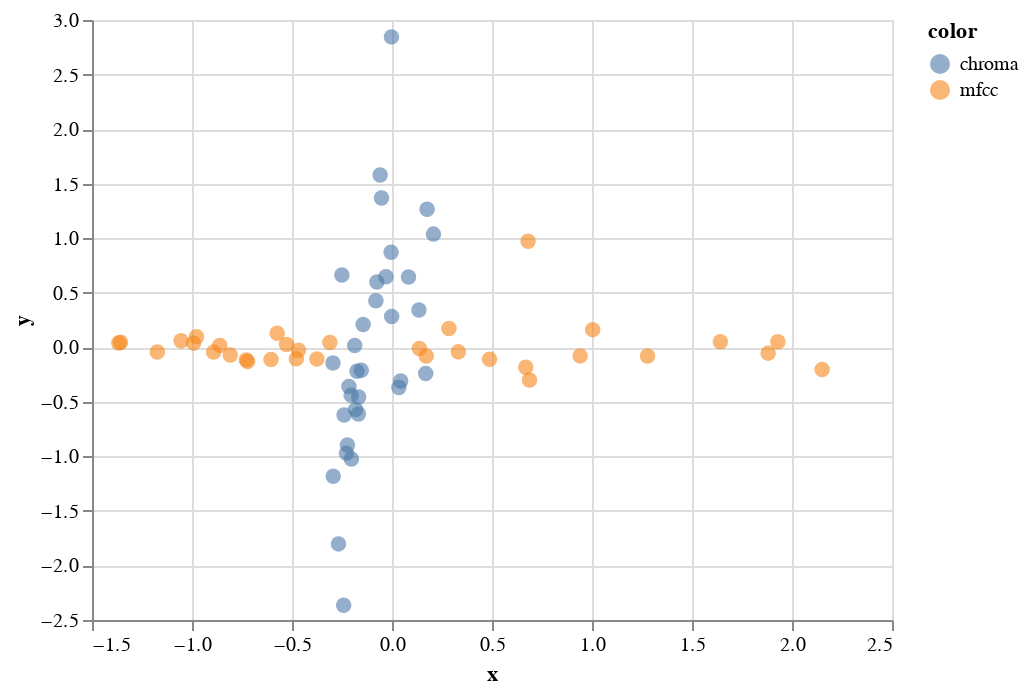

Notebook code cell kept with this figure:
### Code cell
%matplotlib inline
import glob
import numpy as np
import librosa
import os
from sklearn.preprocessing import StandardScaler
from sklearn.manifold import TSNE
from sklearn.cluster import KMeans
from sklearn.decomposition import PCA
import pandas as pd
import vega
import altair as alt
import pandas as pd
import scipy.signal
import scipy.fftpack as fft
import matplotlib.pyplot as plt
from mpl_toolkits.mplot3d import Axes3D


#File reading
all_dirs = []
for root, dirs, files in os.walk('./Test'):
        for name in files:
            if '.wav' in name:
                filedir = os.path.join(root, name)
                all_dirs.append(filedir)

all_chroma = []
all_mfcc = []
file_no = len(all_dirs)
print(file_no)
for i in range(file_no):
    print(str(i+1) + '/' + str(file_no))
    #Load file
    y, sr = librosa.core.load(all_dirs[i])
    #Features
    mfcc = librosa.feature.mfcc(y=y, sr=sr)
    chroma = librosa.feature.chroma_cqt(y=y, sr=sr, n_chroma=48, n_octaves=7)
    all_mfcc.append(mfcc.flatten())
    all_chroma.append(chroma.flatten())

#Shift mffcs to positive values
#min = np.amin(all_mfcc)
#all_mfcc = all_mfcc + min

#Standardization
scl1 = StandardScaler()
all_mfcc_scaled = scl1.fit_transform(all_mfcc)
scl2 = StandardScaler()
all_chroma_scaled = scl2.fit_transform(all_chroma)

#Principal Component Analysis

#MFCC2
pca_mfcc2 = PCA(n_components=2).fit_transform(all_mfcc_scaled)
scl3 = StandardScaler()
pca_mfcc2 = scl3.fit_transform(pca_mfcc2)
pca_mfcc2x = []
pca_mfcc2y = []
for i in range(pca_mfcc2.shape[0]):
    pca_mfcc2x.append(pca_mfcc2[i][0])
for i in range(all_mfcc_scaled.shape[0]):
    pca_mfcc2y.append(pca_mfcc2[i][1])

#MFCC1
pca_mfcc = PCA(n_components=1).fit_transform(all_mfcc_scaled)
scl4 = StandardScaler()
pca_mfcc = scl4.fit_transform(pca_mfcc)
pca_mfcc1 = []
for i in range(pca_mfcc.shape[0]):
    pca_mfcc1.append(pca_mfcc[i][0])

#CHROMA1
pca_chroma = PCA(n_components=1).fit_transform(all_chroma_scaled)
scl5 = StandardScaler()
pca_chroma = scl5.fit_transform(pca_chroma)
pca_chroma1 = []
for i in range(pca_chroma.shape[0]):
    pca_chroma1.append(pca_chroma[i][0])

#Dimensionality reduction
#all_mfcc_scaled_red = TSNE(n_components=1, perplexity = 10.0).fit_transform(all_mfcc_scaled)
#all_chroma_scaled_red = TSNE(n_components=1, perplexity = 10.0).fit_transform(all_chroma_scaled)
#print('Computation complete.')


#Creating dataframe
#x = []
#y = []
#z = []
# for i in range(len(all_mfcc_scaled_red2)):
#     x.append(all_mfcc_scaled_red2[i][0])
# for i in range(len(all_mfcc_scaled_red2)):
#     y.append(all_mfcc_scaled_red2[i][1])
# for i in range(len(all_chroma_scaled_red1)):
#     z.append(all_mfcc_scaled_red2[i][0])
print(pca_chroma1)

feature1 = []
feature2 = []
for i in range(len(pca_mfcc2x)):
    feature1.append('mfcc')
for i in range(len(pca_mfcc1)):
    feature2.append('chroma')
    
df1 = pd.DataFrame({'x': np.asarray(pca_mfcc2x), 'y': np.asarray(pca_mfcc2y)/5, 'color': np.asarray(feature1)})
df2 = pd.DataFrame({'x': ((np.asarray(pca_mfcc1)/7)-0.1), 'y': np.asarray(pca_chroma1), 'color': np.asarray(feature2)})
df3 = pd.DataFrame({'x': np.asarray(pca_mfcc2x), 'y': np.asarray(pca_mfcc2y)/2, 'color': np.asarray(feature1)})
print(df1)
print(df2)

viz1 = alt.Chart(df1).mark_circle(opacity=0.6, size=60).encode(x='x', y='y', color='color:N').interactive()
#.configure_mark(opacity=0.5, color='cyan').interactive()
viz2 = alt.Chart(df2).mark_circle(opacity=0.6, size=60).encode(x='x', y='y', color='color:N').interactive()
#.configure_mark(opacity=0.5, color='magenta').interactive()
viz1+viz2
#viz3 = alt.Chart(df3).mark_circle(opacity=0.0, size=60).encode(x='x', y='y', color='color:N').interactive()
#viz2+viz3
#x=alt.X('x:Q', title='MFCC1'),
#y=alt.Y('y:Q', title='MFCC2'),
#z=alt.Z('z:Q', title='CHROMA')).add_selection(brush)
#alt.condition(brush, 'location:N', alt.value('grey')),
#     tooltip=['filename', 'location', 'ethnic_group', 'original_format', 'recorded_from_date', 'recording_context', ],
#     href='local_path'

#plt.scatter(np.asarray(pca_mfcc2x), np.asarray(pca_mfcc2y)/3, c='c', alpha=0.5)
#plt.scatter(np.asarray(pca_mfcc1)/8, np.asarray(pca_chroma1), c='m', alpha=0.5)
#plt.show()

### Figure 1 — Vega-Lite specification as saved in the notebook (floating-point values rounded to 4 significant figures)
{"$schema": "https://vega.github.io/schema/vega-lite/v3.2.1.json", "config": {"mark": {"tooltip": null}, "view": {"height": 300, "width": 400}}, "datasets": {"data-8c83e6adbca14ba7f45b57faf96a35a1": [{"color": "chroma", "x": -0.182, "y": -0.5696}, {"color": "chroma", "x": -0.002813, "y": 2.845}, {"color": "chroma", "x": 0.04332, "y": -0.3092}, {"color": "chroma", "x": -0.07554, "y": 0.5984}, {"color": "chroma", "x": -0.05264, "y": 1.368}, {"color": "chroma", "x": -0.05935, "y": 1.579}, {"color": "chroma", "x": 0.03438, "y": -0.368}, {"color": "chroma", "x": -0.08046, "y": 0.4263}, {"color": "chroma", "x": 0.0825, "y": 0.6438}, {"color": "chroma", "x": 0.1345, "y": 0.3408}, {"color": "chroma", "x": 0.1686, "y": -0.2405}, {"color": "chroma", "x": -0.004476, "y": 0.8717}, {"color": "chroma", "x": 0.2072, "y": 1.037}, {"color": "chroma", "x": 0.1756, "y": 1.265}, {"color": "chroma", "x": -0.001792, "y": 0.2818}, {"color": "chroma", "x": -0.03031, "y": 0.6458}, {"color": "chroma", "x": -0.1753, "y": -0.2195}, {"color": "chroma", "x": -0.2274, "y": -0.9722}, {"color": "chroma", "x": -0.2952, "y": -0.1449}, {"color": "chroma", "x": -0.2418, "y": -2.366}, {"color": "chroma", "x": -0.2939, "y": -1.182}, {"color": "chroma", "x": -0.2031, "y": -1.025}, {"color": "chroma", "x": -0.2155, "y": -0.3598}, {"color": "chroma", "x": -0.1864, "y": 0.01645}, {"color": "chroma", "x": -0.1683, "y": -0.6109}, {"color": "chroma", "x": -0.2506, "y": 0.6634}, {"color": "chroma", "x": -0.223, "y": -0.8951}, {"color": "chroma", "x": -0.2041, "y": -0.4406}, {"color": "chroma", "x": -0.2676, "y": -1.802}, {"color": "chroma", "x": -0.1444, "y": 0.2094}, {"color": "chroma", "x": -0.2396, "y": -0.6208}, {"color": "chroma", "x": -0.1536, "y": -0.2103}, {"color": "chroma", "x": -0.1668, "y": -0.4562}], "data-c80a7d8a25338b9476d3fb76e64d57e1": [{"color": "mfcc", "x": -0.5741, "y": 0.1282}, {"color": "mfcc", "x": 0.6803, "y": 0.9725}, {"color": "mfcc", "x": 1.003, "y": 0.1617}, {"color": "mfcc", "x": 0.1712, "y": -0.08029}, {"color": "mfcc", "x": 0.3315, "y": -0.04204}, {"color": "mfcc", "x": 0.2846, "y": 0.1712}, {"color": "mfcc", "x": 0.9407, "y": -0.079}, {"color": "mfcc", "x": 0.1367, "y": -0.01142}, {"color": "mfcc", "x": 1.277, "y": -0.07913}, {"color": "mfcc", "x": 1.642, "y": 0.04969}, {"color": "mfcc", "x": 1.881, "y": -0.05382}, {"color": "mfcc", "x": 0.6687, "y": -0.1832}, {"color": "mfcc", "x": 2.15, "y": -0.2029}, {"color": "mfcc", "x": 1.929, "y": 0.05079}, {"color": "mfcc", "x": 0.6875, "y": -0.3001}, {"color": "mfcc", "x": 0.4878, "y": -0.1091}, {"color": "mfcc", "x": -0.5271, "y": 0.02477}, {"color": "mfcc", "x": -0.8919, "y": -0.04444}, {"color": "mfcc", "x": -1.366, "y": 0.03932}, {"color": "mfcc", "x": -0.9924, "y": 0.03794}, {"color": "mfcc", "x": -1.357, "y": 0.04658}, {"color": "mfcc", "x": -0.722, "y": -0.131}, {"color": "mfcc", "x": -0.8085, "y": -0.07151}, {"color": "mfcc", "x": -0.6049, "y": -0.112}, {"color": "mfcc", "x": -0.4782, "y": -0.1062}, {"color": "mfcc", "x": -1.054, "y": 0.05956}, {"color": "mfcc", "x": -0.8611, "y": 0.0173}, {"color": "mfcc", "x": -0.7286, "y": -0.1155}, {"color": "mfcc", "x": -1.173, "y": -0.04395}, {"color": "mfcc", "x": -0.3109, "y": 0.04433}, {"color": "mfcc", "x": -0.9774, "y": 0.09684}, {"color": "mfcc", "x": -0.3755, "y": -0.1084}, {"color": "mfcc", "x": -0.4677, "y": -0.02671}]}, "layer": [{"data": {"name": "data-c80a7d8a25338b9476d3fb76e64d57e1"}, "encoding": {"color": {"field": "color", "type": "nominal"}, "x": {"field": "x", "type": "quantitative"}, "y": {"field": "y", "type": "quantitative"}}, "mark": {"opacity": 0.6, "size": 60, "type": "circle"}, "selection": {"selector001": {"bind": "scales", "encodings": ["x", "y"], "type": "interval"}}}, {"data": {"name": "data-8c83e6adbca14ba7f45b57faf96a35a1"}, "encoding": {"color": {"field": "color", "type": "nominal"}, "x": {"field": "x", "type": "quantitative"}, "y": {"field": "y", "type": "quantitative"}}, "mark": {"opacity": 0.6, "size": 60, "type": "circle"}, "selection": {"selector002": {"bind": "scales", "encodings": ["x", "y"], "type": "interval"}}}]}
